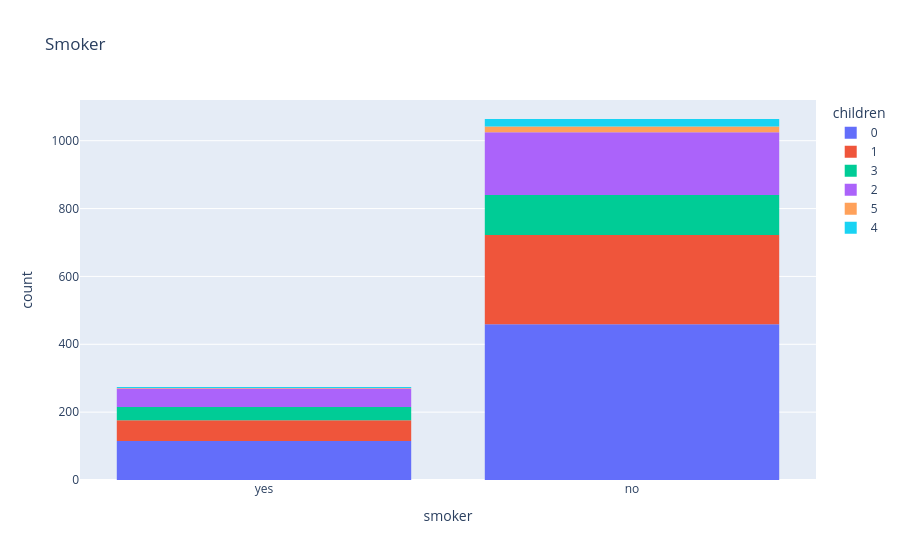

Notebook cell for this chart:
### Code cell
px.histogram(medical_df, x='smoker', color='children', title='Smoker')

### Figure 1 — Plotly figure (JSON) as saved in the notebook; plotly's stock layout.template omitted (floating-point values rounded to 4 significant figures; data arrays with more than 128 entries replaced by an {"elided": "..."} marker saying what was removed)
{"data": [{"bingroup": "x", "hovertemplate": "children=0<br>smoker=%{x}<br>count=%{y}<extra></extra>", "legendgroup": "0", "marker": {"color": "#636efa", "pattern": {"shape": ""}}, "name": "0", "orientation": "v", "showlegend": true, "type": "histogram", "x": {"elided": "574 str values"}, "xaxis": "x", "yaxis": "y"}, {"bingroup": "x", "hovertemplate": "children=1<br>smoker=%{x}<br>count=%{y}<extra></extra>", "legendgroup": "1", "marker": {"color": "#EF553B", "pattern": {"shape": ""}}, "name": "1", "orientation": "v", "showlegend": true, "type": "histogram", "x": {"elided": "324 str values"}, "xaxis": "x", "yaxis": "y"}, {"bingroup": "x", "hovertemplate": "children=3<br>smoker=%{x}<br>count=%{y}<extra></extra>", "legendgroup": "3", "marker": {"color": "#00cc96", "pattern": {"shape": ""}}, "name": "3", "orientation": "v", "showlegend": true, "type": "histogram", "x": {"elided": "157 str values"}, "xaxis": "x", "yaxis": "y"}, {"bingroup": "x", "hovertemplate": "children=2<br>smoker=%{x}<br>count=%{y}<extra></extra>", "legendgroup": "2", "marker": {"color": "#ab63fa", "pattern": {"shape": ""}}, "name": "2", "orientation": "v", "showlegend": true, "type": "histogram", "x": {"elided": "240 str values"}, "xaxis": "x", "yaxis": "y"}, {"bingroup": "x", "hovertemplate": "children=5<br>smoker=%{x}<br>count=%{y}<extra></extra>", "legendgroup": "5", "marker": {"color": "#FFA15A", "pattern": {"shape": ""}}, "name": "5", "orientation": "v", "showlegend": true, "type": "histogram", "x": ["no", "no", "no", "no", "no", "no", "no", "no", "no", "no", "no", "no", "no", "yes", "no", "no", "no", "no"], "xaxis": "x", "yaxis": "y"}, {"bingroup": "x", "hovertemplate": "children=4<br>smoker=%{x}<br>count=%{y}<extra></extra>", "legendgroup": "4", "marker": {"color": "#19d3f3", "pattern": {"shape": ""}}, "name": "4", "orientation": "v", "showlegend": true, "type": "histogram", "x": ["no", "no", "no", "no", "no", "no", "no", "no", "no", "yes", "yes", "no", "no", "no", "no", "no", "no", "no", "no", "no", "no", "no", "no", "yes", "no"], "xaxis": "x", "yaxis": "y"}], "layout": {"barmode": "relative", "legend": {"title": {"text": "children"}, "tracegroupgap": 0}, "title": {"text": "Smoker"}, "xaxis": {"anchor": "y", "domain": [0, 1], "title": {"text": "smoker"}}, "yaxis": {"anchor": "x", "domain": [0, 1], "title": {"text": "count"}}}}
